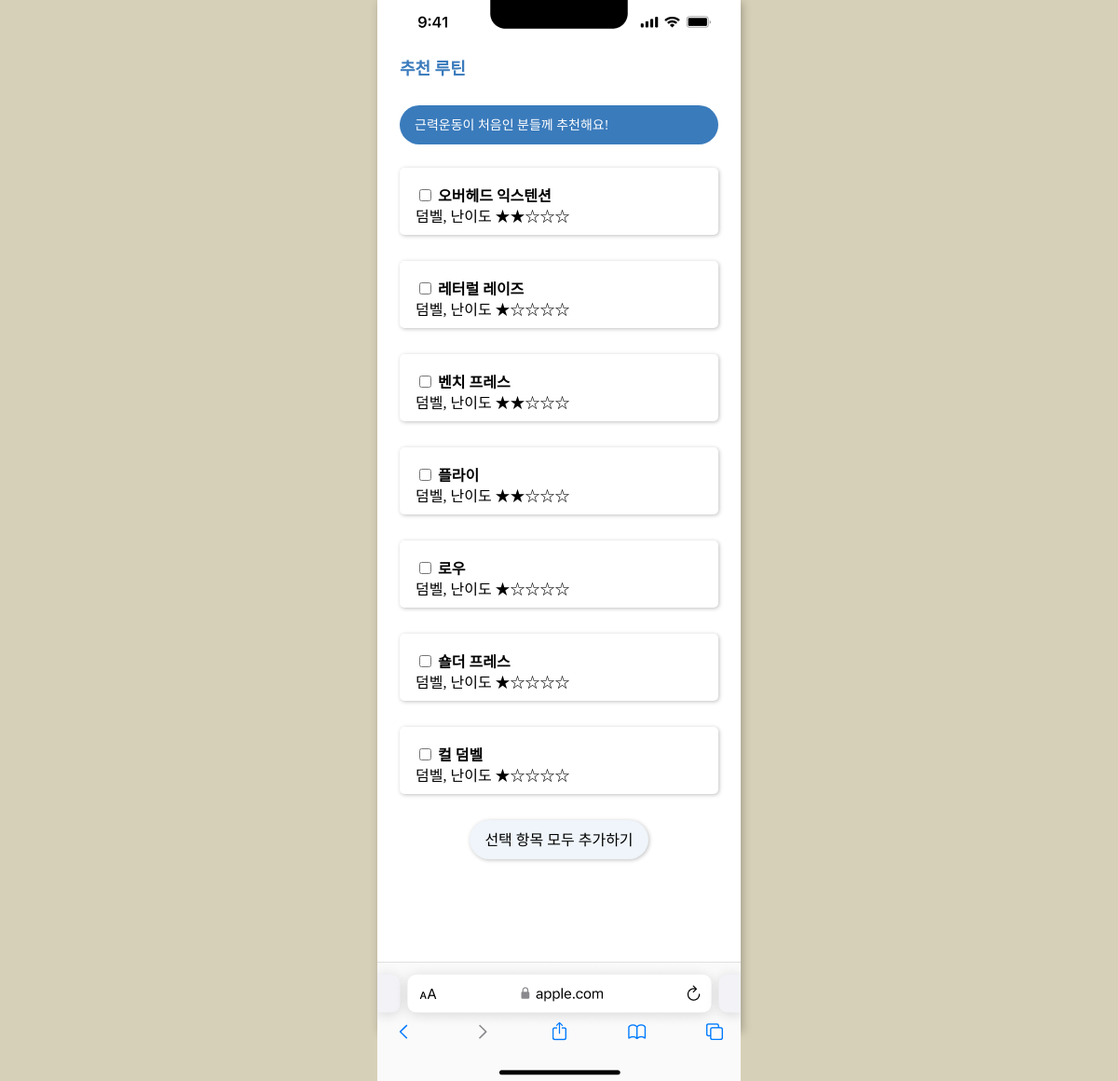
The app's page /recRoutine/exercise_list/1 with its own data.
### recRoutine/models.py (models this page shows, shortened)
class rec_ExerciseList(models.Model):
    routine = models.ForeignKey(rec_RoutineList, on_delete = models.CASCADE)
    id = models.AutoField(primary_key=True)
    name = models.CharField(max_length=25)
    content = models.CharField(max_length=30)
    todo = models.ForeignKey(Todo, on_delete=models.CASCADE, related_name='exercises', null=True, blank=True, default=1)

### recRoutine/views.py (the view)
# urls.py: path('exercise_list/<int:pk>', views.exercise_list, name='exercise_list'),
def exercise_list(request, pk):
    routine = rec_RoutineList.objects.get(pk=pk)
    exercises = rec_ExerciseList.objects.filter(routine=routine)
    exercise1 = exercises[0]
    exercise2 = exercises[1]
    exercise3 = exercises[2]
    exercise4 = exercises[3]
    exercise5 = exercises[4]
    exercise6 = exercises[5]
    exercise7 = exercises[6]
    return render(request, 'rec_ExerList.html', {'exercise1': exercise1,'exercise2':exercise2, 'exercise3':exercise3,
                                                'exercise4':exercise4, 'exercise5':exercise5, 'exercise6':exercise6, 'exercise7':exercise7})

### recRoutine/templates/rec_ExerList.html (shortened to what this page needs)
{% load static %}
<!DOCTYPE html>
<html lang="en">
<head>
    <link rel="stylesheet" href="/static/css/routine.css">
</head>
<body>
<div class="container">
        <div class="statusBar"><img src="/static/img/Status Bar (iPhone).png"></div>
        <div class="icon">
            <a href="{% url 'recRoutine:select_routine' %}"><alt="이전" class="logo">추천 루틴</a>
        </div>
        <div class="search">
            <div class="text">
                근력운동이 처음인 분들께 추천해요!
            </div>
        </div>
        <div class="arm-container">
            <form method="post" action="{% url 'todo:add_todo' %}">
                <div class="arm-category1" >
                    <h2 class="name"><input type="checkbox" name="exercise" value="{{ exercise1.name }}"> {{ exercise1.name }}</h2>
                    <h2 class="level"> {{ exercise1.content }}</h2>
                </div>
                <div class="arm-category2" >
                    <h2 class="name"><input type="checkbox" name="exercise" value="{{ exercise2.name }}"> {{ exercise2.name }}</h2>
                    <h2 class="level"> {{ exercise2.content }}</h2>
                </div>
                <div class="arm-category3" >
                    <h2 class="name"><input type="checkbox" name="exercise" value="{{ exercise3.name }}"> {{ exercise3.name }}</h2>
                    <h2 class="level"> {{ exercise3.content }}</h2>
                </div>
                <div class="arm-category4" >
                    <h2 class="name"><input type="checkbox" name="exercise" value="{{ exercise4.name }}"> {{ exercise4.name }}</h2>
                    <h2 class="level"> {{ exercise4.content }}</h2>
                </div>
                <div class="arm-category5" >
                    <h2 class="name"><input type="checkbox" name="exercise" value="{{ exercise5.name }}"> {{ exercise5.name }}</h2>
                    <h2 class="level"> {{ exercise5.content }}</h2>
                </div>
                <div class="arm-category6" >
                    <h2 class="name"><input type="checkbox" name="exercise" value="{{ exercise6.name }}"> {{ exercise6.name }}</h2>
                    <h2 class="level"> {{ exercise6.content }}</h2>
                </div>
                <div class="arm-category7" >
                    <h2 class="name"><input type="checkbox" name="exercise" value="{{ exercise7.name }}"> {{ exercise7.name }}</h2>
                    <h2 class="level"> {{ exercise7.content }}</h2>
                </div>
            </div>
                <input type="submit" class="plusbtn" value="선택 항목 모두 추가하기">
        <div class="FooterBar">
            <img src="/static/img/Safari Tool bar.png">
        </div>
</div>
</body>
</html>

### static/css/routine.css (style rules this page uses)
body { background-color: rgb(215, 208, 184); height: 100%; margin: 0; }
.container { display: flex; justify-content: center; width: 390px; height: 1106px; margin: 0 auto; background-color: #FFFFFF; box-shadow: 2px 2px 9px rgba(0, 0, 0, 0.25); }
.statusBar,.FooterBar { position: absolute; top: 0; left: 0; right: 0; display: flex; justify-content: space-between; align-items: center; padding: 13.4615px 25px 11.5385px 25.9615px; gap: 197.12px; isolation: isolate; width: 375px; height: 45.19px; margin: 0 auto; margin-top: -13px; }
.icon { display: flex; justify-content: space-between; width: 100%; margin-top: 64px; margin-left: 24px; }
.logo { position: absolute; font-family: 'Pretendard'; font-style: normal; font-weight: 600; font-size: 18px; line-height: 21px; color: #3A7BBC; }
.search { position: absolute; width: 342px; height: 42px; top: 113px; background: #3A7BBC; border-radius: 100px; border: none; display: flex; align-items: center; padding: 0 16px; box-sizing: border-box; left: calc(45%-100px); color: white; }
.search div { font-family: 'Pretendard'; font-style: normal; font-weight: 400; font-size: 14px; line-height: 19px; color: #FFFFFF; }
.arm-container { display: flex; flex-direction: column; align-items: flex-start; padding: 0px; gap: 16px; position: absolute; width: 342px; height: 600px; left: calc(50%+24px); top: 180px; }
.arm-category1,.arm-category2,.arm-category3,.arm-category4 ,.arm-category5,.arm-category6,.arm-category7 { width: 342px; height: 72px; flex: none; order: 0; flex-grow: 0; position: absolute; left: 0px; top: 0px; background: #FFFFFF; box-shadow: 1px 1px 4px rgba(0, 0, 0, 0.25); border-radius: 5px; }
.name { position: absolute; width: 160px; height: 26px; font-family: 'Pretendard'; font-style: normal; font-weight: 700; font-size: 16px; line-height: 19px; color: #000000; top: 20px; left: 17px; margin: 0; }
.level { position: absolute; width: 300px; height: 19px; left: 17px; top: 30px; font-family: 'Pretendard'; font-style: normal; font-weight: 400; font-size: 16px; line-height: 19px; color: #000000; }
.arm-category1 { order: 1; }
.arm-category2 { order: 2; top: 100px; }
.arm-category3 { order: 3; top: 200px; }
.arm-category4 { order: 4; top: 300px; }
.arm-category5 { order: 5; top: 400px; }
.arm-category6 { order: 6; top: 500px; }
.arm-category7 { order: 7; top: 600px; }
.plusbtn { position: absolute; width: 192px; height: 42px; left: calc(50% - 192px/2); top: 880px; background: rgba(58, 123, 188, 0.08); box-shadow: 1px 1px 4px rgba(0, 0, 0, 0.25); border-radius: 100px; border: none; font-family: 'Pretendard'; font-style: normal; font-weight: 400; font-size: 16px; line-height: 19px; color: #000000; }
.FooterBar { right: 16px; margin-top: 1060px; }

### records on screen
rec_ExerciseList: name "오버헤드 익스텐션", content "덤벨, 난이도 ★★☆☆☆"
rec_ExerciseList: name "레터럴 레이즈", content "덤벨, 난이도 ★☆☆☆☆"
rec_ExerciseList: name "벤치 프레스", content "덤벨, 난이도 ★★☆☆☆"
rec_ExerciseList: name "플라이", content "덤벨, 난이도 ★★☆☆☆"
rec_ExerciseList: name "로우", content "덤벨, 난이도 ★☆☆☆☆"
rec_ExerciseList: name "숄더 프레스", content "덤벨, 난이도 ★☆☆☆☆"
rec_ExerciseList: name "컬 덤벨", content "덤벨, 난이도 ★☆☆☆☆"
